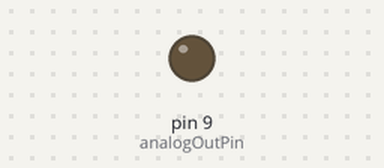
Bench run of a sketch on a simulated Arduino Uno, built with avr-gcc and run on an emulated ATmega328P. Parts: output pins drawn as LEDs (lit = HIGH).

Above: at 0.15 s.
Timing chart, 0 to 40.0 s (numbered marks = the images above):
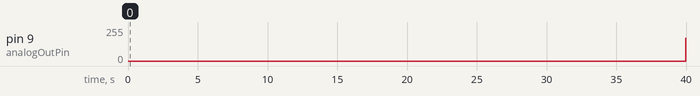

Measured:
- by itself, pin 9 (analogOutPin): 0/255 → 171/255 at 40.0 s

The sketch:

AnalogMotorDriver.ino
```cpp
const int analogOutPin = 9; // Analog output pin that the LED is attached to

int maxValue = 220;
int minValue = 110;
double multiplier = .70;

void setup() {
  // initialize serial communications at 9600 bps:
  pinMode(analogOutPin, OUTPUT);
  Serial.begin(9600);
}

void loop() {
  /*analogWrite(analogOutPin,maxValue * multiplier);
  Serial.println(multiplier);
*/
  for (int i = minValue; i < maxValue;i++){
    analogWrite(analogOutPin,i);
    delay(5);
  }

  for (int i = maxValue; i > minValue;i--){
    analogWrite(analogOutPin,i);
    delay(5);
  }

}
```
